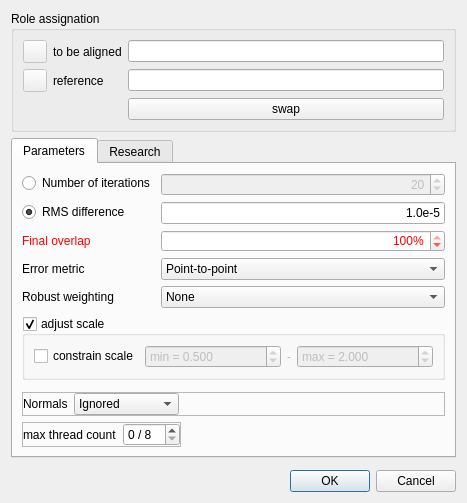
<?xml version="1.0" encoding="UTF-8"?>
<ui version="4.0">
 <class>RegistrationDialog</class>
 <widget class="QDialog" name="RegistrationDialog">
  <property name="geometry">
   <rect>
    <x>0</x>
    <y>0</y>
    <width>467</width>
    <height>480</height>
   </rect>
  </property>
  <property name="windowTitle">
   <string>Clouds registration</string>
  </property>
  <layout class="QVBoxLayout" name="verticalLayout_2">
   <item>
    <widget class="QGroupBox" name="groupBox_5">
     <property name="sizePolicy">
      <sizepolicy hsizetype="Expanding" vsizetype="Maximum">
       <horstretch>0</horstretch>
       <verstretch>0</verstretch>
      </sizepolicy>
     </property>
     <property name="title">
      <string>Role assignation</string>
     </property>
     <layout class="QGridLayout" name="gridLayout">
      <item row="0" column="1">
       <widget class="QLabel" name="label_10">
        <property name="toolTip">
         <string>'data' entity</string>
        </property>
        <property name="text">
         <string>to be aligned</string>
        </property>
       </widget>
      </item>
      <item row="0" column="2">
       <widget class="QLineEdit" name="dataLineEdit">
        <property name="toolTip">
         <string>&lt;html&gt;&lt;head/&gt;&lt;body&gt;&lt;p&gt;entity to align (will be displaced)&lt;/p&gt;&lt;/body&gt;&lt;/html&gt;</string>
        </property>
        <property name="statusTip">
         <string>Entity to align (will be displaced)</string>
        </property>
        <property name="readOnly">
         <bool>true</bool>
        </property>
       </widget>
      </item>
      <item row="1" column="0">
       <widget class="QToolButton" name="modelColorButton">
        <property name="enabled">
         <bool>false</bool>
        </property>
       </widget>
      </item>
      <item row="0" column="0">
       <widget class="QToolButton" name="dataColorButton">
        <property name="enabled">
         <bool>false</bool>
        </property>
       </widget>
      </item>
      <item row="1" column="1">
       <widget class="QLabel" name="label_9">
        <property name="toolTip">
         <string>'model' entity</string>
        </property>
        <property name="text">
         <string>reference</string>
        </property>
       </widget>
      </item>
      <item row="1" column="2">
       <widget class="QLineEdit" name="modelLineEdit">
        <property name="toolTip">
         <string>&lt;html&gt;&lt;head/&gt;&lt;body&gt;&lt;p&gt;reference entity (won't move)&lt;/p&gt;&lt;/body&gt;&lt;/html&gt;</string>
        </property>
        <property name="statusTip">
         <string>Reference entity (won't move)</string>
        </property>
        <property name="readOnly">
         <bool>true</bool>
        </property>
       </widget>
      </item>
      <item row="2" column="2">
       <widget class="QPushButton" name="swapButton">
        <property name="toolTip">
         <string>press once to exchange model and data clouds</string>
        </property>
        <property name="statusTip">
         <string>press once to exchange model and data clouds</string>
        </property>
        <property name="text">
         <string>swap</string>
        </property>
        <property name="flat">
         <bool>false</bool>
        </property>
       </widget>
      </item>
     </layout>
    </widget>
   </item>
   <item>
    <widget class="QTabWidget" name="tabWidget">
     <property name="currentIndex">
      <number>0</number>
     </property>
     <widget class="QWidget" name="tabStdParams">
      <attribute name="title">
       <string>Parameters</string>
      </attribute>
      <layout class="QVBoxLayout" name="verticalLayout_3">
       <item>
        <layout class="QFormLayout" name="formLayout">
         <item row="0" column="0">
          <widget class="QRadioButton" name="iterationsCriterion">
           <property name="toolTip">
            <string>By choosing this criterion, you can control the computation time.</string>
           </property>
           <property name="statusTip">
            <string>By choosing this criterion, you can control the computation time.</string>
           </property>
           <property name="text">
            <string>Number of iterations</string>
           </property>
          </widget>
         </item>
         <item row="0" column="1">
          <widget class="QSpinBox" name="maxIterationCount">
           <property name="enabled">
            <bool>false</bool>
           </property>
           <property name="toolTip">
            <string>Set the maximal number of step for the algorithm regsitration computation .</string>
           </property>
           <property name="alignment">
            <set>Qt::AlignmentFlag::AlignRight|Qt::AlignmentFlag::AlignTrailing|Qt::AlignmentFlag::AlignVCenter</set>
           </property>
           <property name="minimum">
            <number>1</number>
           </property>
           <property name="maximum">
            <number>999999</number>
           </property>
           <property name="value">
            <number>20</number>
           </property>
          </widget>
         </item>
         <item row="1" column="0">
          <widget class="QRadioButton" name="errorCriterion">
           <property name="toolTip">
            <string>By choosing this criterion, you can control the quality of the result.</string>
           </property>
           <property name="text">
            <string>RMS difference</string>
           </property>
           <property name="checked">
            <bool>true</bool>
           </property>
          </widget>
         </item>
         <item row="1" column="1">
          <widget class="QLineEdit" name="rmsDifferenceLineEdit">
           <property name="sizePolicy">
            <sizepolicy hsizetype="Preferred" vsizetype="Fixed">
             <horstretch>0</horstretch>
             <verstretch>0</verstretch>
            </sizepolicy>
           </property>
           <property name="toolTip">
            <string>Set the minimum RMS improvement between 2 consecutive iterations (below which the registration process will stop).</string>
           </property>
           <property name="layoutDirection">
            <enum>Qt::LayoutDirection::RightToLeft</enum>
           </property>
           <property name="text">
            <string notr="true">1.0e-5</string>
           </property>
           <property name="alignment">
            <set>Qt::AlignmentFlag::AlignRight|Qt::AlignmentFlag::AlignTrailing|Qt::AlignmentFlag::AlignVCenter</set>
           </property>
          </widget>
         </item>
         <item row="2" column="0">
          <widget class="QLabel" name="label_4">
           <property name="toolTip">
            <string>Rough estimation of the final overlap ratio of the data cloud (the smaller, the better the initial registration should be!)</string>
           </property>
           <property name="styleSheet">
            <string notr="true">color: red;</string>
           </property>
           <property name="text">
            <string>Final overlap</string>
           </property>
          </widget>
         </item>
         <item row="2" column="1">
          <widget class="QSpinBox" name="overlapSpinBox">
           <property name="toolTip">
            <string>Rough estimation of the final overlap ratio of the data cloud (the smaller, the better the initial registration should be!)</string>
           </property>
           <property name="styleSheet">
            <string notr="true">color: red;</string>
           </property>
           <property name="alignment">
            <set>Qt::AlignmentFlag::AlignRight|Qt::AlignmentFlag::AlignTrailing|Qt::AlignmentFlag::AlignVCenter</set>
           </property>
           <property name="suffix">
            <string notr="true">%</string>
           </property>
           <property name="minimum">
            <number>1</number>
           </property>
           <property name="maximum">
            <number>100</number>
           </property>
           <property name="singleStep">
            <number>10</number>
           </property>
           <property name="value">
            <number>100</number>
           </property>
          </widget>
         </item>
         <item row="3" column="0">
          <widget class="QLabel" name="errorMetricLabel">
           <property name="text">
            <string>Error metric</string>
           </property>
          </widget>
         </item>
         <item row="3" column="1">
          <widget class="QComboBox" name="errorMetricComboBox">
           <property name="toolTip">
            <string>&lt;html&gt;&lt;head/&gt;&lt;body&gt;&lt;p&gt;&lt;b&gt;Point-to-point&lt;/b&gt;: minimizes the distances between the points and their closest points on the reference.&lt;/p&gt;&lt;p&gt;&lt;b&gt;Point-to-plane&lt;/b&gt;: minimizes the distances between the points and the reference surface (the tangent planes at the closest points). It needs much fewer iterations and is more precise, as the points can slide along the surface. It requires normals on the reference cloud (with a reference mesh, the triangles are used), and it can't adjust the scale.&lt;/p&gt;&lt;/body&gt;&lt;/html&gt;</string>
           </property>
           <item>
            <property name="text">
             <string>Point-to-point</string>
            </property>
           </item>
           <item>
            <property name="text">
             <string>Point-to-plane</string>
            </property>
           </item>
          </widget>
         </item>
         <item row="4" column="0">
          <widget class="QLabel" name="robustWeightingLabel">
           <property name="text">
            <string>Robust weighting</string>
           </property>
          </widget>
         </item>
         <item row="4" column="1">
          <widget class="QComboBox" name="robustWeightingComboBox">
           <property name="toolTip">
            <string>&lt;html&gt;&lt;head/&gt;&lt;body&gt;&lt;p&gt;Reduces the influence of the outliers (noise, parts that don't overlap, moving objects, etc.): at each iteration, the points far from the reference compared to the median distance get a lower weight.&lt;/p&gt;&lt;p&gt;&lt;b&gt;Huber&lt;/b&gt;: mild, &lt;b&gt;Cauchy&lt;/b&gt;: medium, &lt;b&gt;Tukey&lt;/b&gt;: strong (the farthest points are ignored).&lt;/p&gt;&lt;/body&gt;&lt;/html&gt;</string>
           </property>
           <item>
            <property name="text">
             <string>None</string>
            </property>
           </item>
           <item>
            <property name="text">
             <string>Huber (mild)</string>
            </property>
           </item>
           <item>
            <property name="text">
             <string>Cauchy (medium)</string>
            </property>
           </item>
           <item>
            <property name="text">
             <string>Tukey (strong)</string>
            </property>
           </item>
          </widget>
         </item>
        </layout>
       </item>
       <item>
        <spacer name="verticalSpacer_2">
         <property name="orientation">
          <enum>Qt::Orientation::Vertical</enum>
         </property>
         <property name="sizeHint" stdset="0">
          <size>
           <width>20</width>
           <height>40</height>
          </size>
         </property>
        </spacer>
       </item>
       <item>
        <widget class="QGroupBox" name="adjustScaleGroupBox">
         <property name="title">
          <string>adjust scale</string>
         </property>
         <property name="checkable">
          <bool>true</bool>
         </property>
         <layout class="QHBoxLayout" name="horizontalLayout_4">
          <item>
           <widget class="QCheckBox" name="scaleRangeCheckBox">
            <property name="sizePolicy">
             <sizepolicy hsizetype="Maximum" vsizetype="Fixed">
              <horstretch>0</horstretch>
              <verstretch>0</verstretch>
             </sizepolicy>
            </property>
            <property name="text">
             <string>constrain scale</string>
            </property>
           </widget>
          </item>
          <item>
           <widget class="QFrame" name="scaleRangeFrame">
            <property name="enabled">
             <bool>false</bool>
            </property>
            <layout class="QHBoxLayout" name="horizontalLayout_6">
             <property name="leftMargin">
              <number>0</number>
             </property>
             <property name="topMargin">
              <number>0</number>
             </property>
             <property name="rightMargin">
              <number>0</number>
             </property>
             <property name="bottomMargin">
              <number>0</number>
             </property>
             <item>
              <widget class="QDoubleSpinBox" name="minScaleDoubleSpinBox">
               <property name="prefix">
                <string>min = </string>
               </property>
               <property name="decimals">
                <number>3</number>
               </property>
               <property name="minimum">
                <double>0.000000000000000</double>
               </property>
               <property name="maximum">
                <double>9999.000000000000000</double>
               </property>
               <property name="value">
                <double>0.500000000000000</double>
               </property>
              </widget>
             </item>
             <item>
              <widget class="QLabel" name="label_7">
               <property name="sizePolicy">
                <sizepolicy hsizetype="Maximum" vsizetype="Preferred">
                 <horstretch>0</horstretch>
                 <verstretch>0</verstretch>
                </sizepolicy>
               </property>
               <property name="text">
                <string>-</string>
               </property>
              </widget>
             </item>
             <item>
              <widget class="QDoubleSpinBox" name="maxScaleDoubleSpinBox">
               <property name="prefix">
                <string>max = </string>
               </property>
               <property name="suffix">
                <string/>
               </property>
               <property name="decimals">
                <number>3</number>
               </property>
               <property name="maximum">
                <double>9999.000000000000000</double>
               </property>
               <property name="value">
                <double>2.000000000000000</double>
               </property>
              </widget>
             </item>
            </layout>
           </widget>
          </item>
         </layout>
        </widget>
       </item>
       <item>
        <widget class="QFrame" name="frame_2">
         <layout class="QHBoxLayout" name="horizontalLayout_3">
          <property name="leftMargin">
           <number>0</number>
          </property>
          <property name="topMargin">
           <number>0</number>
          </property>
          <property name="rightMargin">
           <number>0</number>
          </property>
          <property name="bottomMargin">
           <number>0</number>
          </property>
         </layout>
        </widget>
       </item>
       <item>
        <widget class="QFrame" name="useNormalsFrame">
         <property name="frameShape">
          <enum>QFrame::Shape::StyledPanel</enum>
         </property>
         <property name="frameShadow">
          <enum>QFrame::Shadow::Raised</enum>
         </property>
         <layout class="QHBoxLayout" name="horizontalLayout">
          <property name="leftMargin">
           <number>0</number>
          </property>
          <property name="topMargin">
           <number>0</number>
          </property>
          <property name="rightMargin">
           <number>0</number>
          </property>
          <property name="bottomMargin">
           <number>0</number>
          </property>
          <item>
           <widget class="QLabel" name="label_5">
            <property name="text">
             <string>Normals</string>
            </property>
           </widget>
          </item>
          <item>
           <widget class="QComboBox" name="normalsComboBox">
            <property name="toolTip">
             <string>options to take normals into account, to improve the registration result</string>
            </property>
            <item>
             <property name="text">
              <string>Ignored</string>
             </property>
            </item>
            <item>
             <property name="text">
              <string>Opposite side</string>
             </property>
            </item>
            <item>
             <property name="text">
              <string>Same side</string>
             </property>
            </item>
            <item>
             <property name="text">
              <string>Double-sided</string>
             </property>
            </item>
           </widget>
          </item>
          <item>
           <spacer name="horizontalSpacer_3">
            <property name="orientation">
             <enum>Qt::Orientation::Horizontal</enum>
            </property>
            <property name="sizeHint" stdset="0">
             <size>
              <width>40</width>
              <height>20</height>
             </size>
            </property>
           </spacer>
          </item>
         </layout>
        </widget>
       </item>
       <item>
        <widget class="QFrame" name="threadingFrame">
         <layout class="QHBoxLayout" name="horizontalLayout_7">
          <property name="leftMargin">
           <number>0</number>
          </property>
          <property name="topMargin">
           <number>0</number>
          </property>
          <property name="rightMargin">
           <number>0</number>
          </property>
          <property name="bottomMargin">
           <number>0</number>
          </property>
          <item>
           <widget class="QFrame" name="threadCountFrame">
            <property name="frameShape">
             <enum>QFrame::Shape::StyledPanel</enum>
            </property>
            <property name="frameShadow">
             <enum>QFrame::Shadow::Raised</enum>
            </property>
            <layout class="QHBoxLayout" name="horizontalLayout_8">
             <property name="leftMargin">
              <number>0</number>
             </property>
             <property name="topMargin">
              <number>0</number>
             </property>
             <property name="rightMargin">
              <number>0</number>
             </property>
             <property name="bottomMargin">
              <number>0</number>
             </property>
             <item>
              <widget class="QLabel" name="label_6">
               <property name="text">
                <string>max thread count</string>
               </property>
              </widget>
             </item>
             <item>
              <widget class="QSpinBox" name="maxThreadCountSpinBox">
               <property name="toolTip">
                <string>Maximum number of threads/cores to be used
(CC or your computer might not respond for a while if you use all available cores)</string>
               </property>
               <property name="suffix">
                <string notr="true"> / 8</string>
               </property>
              </widget>
             </item>
            </layout>
           </widget>
          </item>
          <item>
           <spacer name="horizontalSpacer_2">
            <property name="orientation">
             <enum>Qt::Orientation::Horizontal</enum>
            </property>
            <property name="sizeHint" stdset="0">
             <size>
              <width>40</width>
              <height>20</height>
             </size>
            </property>
           </spacer>
          </item>
         </layout>
        </widget>
       </item>
      </layout>
     </widget>
     <widget class="QWidget" name="tabResearchParams">
      <attribute name="title">
       <string>Research</string>
      </attribute>
      <layout class="QVBoxLayout" name="verticalLayout">
       <item>
        <layout class="QFormLayout" name="formLayout_2">
         <item row="0" column="0">
          <widget class="QLabel" name="label">
           <property name="text">
            <string>Random sampling limit</string>
           </property>
          </widget>
         </item>
         <item row="0" column="1">
          <widget class="QSpinBox" name="randomSamplingLimitSpinBox">
           <property name="toolTip">
            <string>Above this limit, clouds are randomly resampled at each iteration</string>
           </property>
           <property name="alignment">
            <set>Qt::AlignmentFlag::AlignRight|Qt::AlignmentFlag::AlignTrailing|Qt::AlignmentFlag::AlignVCenter</set>
           </property>
           <property name="maximum">
            <number>1000000000</number>
           </property>
           <property name="singleStep">
            <number>10000</number>
           </property>
           <property name="value">
            <number>50000</number>
           </property>
          </widget>
         </item>
         <item row="1" column="0">
          <widget class="QLabel" name="label_2">
           <property name="sizePolicy">
            <sizepolicy hsizetype="Maximum" vsizetype="Preferred">
             <horstretch>0</horstretch>
             <verstretch>0</verstretch>
            </sizepolicy>
           </property>
           <property name="text">
            <string>Rotation</string>
           </property>
           <property name="alignment">
            <set>Qt::AlignmentFlag::AlignRight|Qt::AlignmentFlag::AlignTrailing|Qt::AlignmentFlag::AlignVCenter</set>
           </property>
          </widget>
         </item>
         <item row="1" column="1">
          <widget class="QComboBox" name="rotComboBox">
           <property name="sizePolicy">
            <sizepolicy hsizetype="Preferred" vsizetype="Fixed">
             <horstretch>0</horstretch>
             <verstretch>0</verstretch>
            </sizepolicy>
           </property>
           <property name="layoutDirection">
            <enum>Qt::LayoutDirection::RightToLeft</enum>
           </property>
           <item>
            <property name="text">
             <string notr="true">XYZ</string>
            </property>
           </item>
           <item>
            <property name="text">
             <string notr="true">X</string>
            </property>
           </item>
           <item>
            <property name="text">
             <string notr="true">Y</string>
            </property>
           </item>
           <item>
            <property name="text">
             <string notr="true">Z</string>
            </property>
           </item>
           <item>
            <property name="text">
             <string>NONE</string>
            </property>
           </item>
          </widget>
         </item>
         <item row="2" column="0">
          <widget class="QLabel" name="label_3">
           <property name="sizePolicy">
            <sizepolicy hsizetype="Maximum" vsizetype="Preferred">
             <horstretch>0</horstretch>
             <verstretch>0</verstretch>
            </sizepolicy>
           </property>
           <property name="text">
            <string>Translation</string>
           </property>
          </widget>
         </item>
         <item row="2" column="1">
          <layout class="QHBoxLayout" name="horizontalLayout_5">
           <property name="spacing">
            <number>0</number>
           </property>
           <item>
            <spacer name="horizontalSpacer">
             <property name="orientation">
              <enum>Qt::Orientation::Horizontal</enum>
             </property>
             <property name="sizeHint" stdset="0">
              <size>
               <width>40</width>
               <height>20</height>
              </size>
             </property>
            </spacer>
           </item>
           <item>
            <widget class="QCheckBox" name="TxCheckBox">
             <property name="sizePolicy">
              <sizepolicy hsizetype="Maximum" vsizetype="Fixed">
               <horstretch>0</horstretch>
               <verstretch>0</verstretch>
              </sizepolicy>
             </property>
             <property name="text">
              <string notr="true">Tx</string>
             </property>
             <property name="checked">
              <bool>true</bool>
             </property>
            </widget>
           </item>
           <item>
            <widget class="QCheckBox" name="TyCheckBox">
             <property name="sizePolicy">
              <sizepolicy hsizetype="Maximum" vsizetype="Fixed">
               <horstretch>0</horstretch>
               <verstretch>0</verstretch>
              </sizepolicy>
             </property>
             <property name="text">
              <string notr="true">Ty</string>
             </property>
             <property name="checked">
              <bool>true</bool>
             </property>
            </widget>
           </item>
           <item>
            <widget class="QCheckBox" name="TzCheckBox">
             <property name="sizePolicy">
              <sizepolicy hsizetype="Maximum" vsizetype="Fixed">
               <horstretch>0</horstretch>
               <verstretch>0</verstretch>
              </sizepolicy>
             </property>
             <property name="text">
              <string notr="true">Tz</string>
             </property>
             <property name="checked">
              <bool>true</bool>
             </property>
            </widget>
           </item>
          </layout>
         </item>
        </layout>
       </item>
       <item>
        <widget class="QCheckBox" name="pointsRemoval">
         <property name="toolTip">
          <string>Chose this option to remove points that are likely to disturb the registration during the computation.</string>
         </property>
         <property name="statusTip">
          <string>Chose this option to remove points that are likely to disturb the registration during the computation.</string>
         </property>
         <property name="text">
          <string>Enable farthest points removal</string>
         </property>
        </widget>
       </item>
       <item>
        <widget class="QCheckBox" name="checkBoxUseDataSFAsWeights">
         <property name="toolTip">
          <string>&lt;html&gt;&lt;head/&gt;&lt;body&gt;&lt;p&gt;Use the displayed scalar field as weights (the bigger its associated scalar value/weight is, the more influence the point will have).&lt;/p&gt;&lt;p&gt;Note that only absolute distances are considered (i.e. minimal weight is 0).&lt;/p&gt;&lt;p&gt;Weights are automatically normalized.&lt;/p&gt;&lt;/body&gt;&lt;/html&gt;</string>
         </property>
         <property name="text">
          <string>Data: use displayed S.F. (absolute values) as weights</string>
         </property>
        </widget>
       </item>
       <item>
        <widget class="QCheckBox" name="checkBoxUseModelSFAsWeights">
         <property name="toolTip">
          <string>&lt;html&gt;&lt;head/&gt;&lt;body&gt;&lt;p&gt;Use the displayed scalar field as weights (the bigger its associated scalar value/weight is, the more influence the point will have).&lt;/p&gt;&lt;p&gt;Note that only absolute distances are considered (i.e. minimal weight is 0).&lt;/p&gt;&lt;p&gt;Weights are automatically normalized.&lt;/p&gt;&lt;/body&gt;&lt;/html&gt;</string>
         </property>
         <property name="text">
          <string>Model: use displayed S.F. (absolute values) as weights</string>
         </property>
        </widget>
       </item>
       <item>
        <widget class="QFrame" name="c2mDistancesFrame">
         <property name="frameShape">
          <enum>QFrame::Shape::StyledPanel</enum>
         </property>
         <property name="frameShadow">
          <enum>QFrame::Shadow::Raised</enum>
         </property>
         <layout class="QHBoxLayout" name="horizontalLayout_2">
          <property name="leftMargin">
           <number>0</number>
          </property>
          <property name="topMargin">
           <number>0</number>
          </property>
          <property name="rightMargin">
           <number>0</number>
          </property>
          <property name="bottomMargin">
           <number>0</number>
          </property>
          <item>
           <widget class="QCheckBox" name="useC2MSignedDistancesCheckBox">
            <property name="toolTip">
             <string>In combination with a small overlap, prevents
the cloud from sinking under the mesh surface.</string>
            </property>
            <property name="text">
             <string>Use C2M signed distances (mesh as reference only)</string>
            </property>
           </widget>
          </item>
          <item>
           <widget class="QCheckBox" name="robustC2MDistsCheckBox">
            <property name="enabled">
             <bool>false</bool>
            </property>
            <property name="text">
             <string>robust</string>
            </property>
            <property name="checked">
             <bool>true</bool>
            </property>
           </widget>
          </item>
         </layout>
        </widget>
       </item>
       <item>
        <spacer name="verticalSpacer_3">
         <property name="orientation">
          <enum>Qt::Orientation::Vertical</enum>
         </property>
         <property name="sizeHint" stdset="0">
          <size>
           <width>20</width>
           <height>40</height>
          </size>
         </property>
        </spacer>
       </item>
      </layout>
     </widget>
    </widget>
   </item>
   <item>
    <widget class="QFrame" name="frame">
     <property name="frameShape">
      <enum>QFrame::Shape::NoFrame</enum>
     </property>
     <property name="frameShadow">
      <enum>QFrame::Shadow::Raised</enum>
     </property>
     <layout class="QVBoxLayout" name="verticalLayout_4">
      <property name="spacing">
       <number>6</number>
      </property>
      <property name="leftMargin">
       <number>0</number>
      </property>
      <property name="topMargin">
       <number>0</number>
      </property>
      <property name="rightMargin">
       <number>0</number>
      </property>
      <property name="bottomMargin">
       <number>0</number>
      </property>
     </layout>
    </widget>
   </item>
   <item>
    <spacer name="verticalSpacer">
     <property name="orientation">
      <enum>Qt::Orientation::Vertical</enum>
     </property>
     <property name="sizeHint" stdset="0">
      <size>
       <width>20</width>
       <height>40</height>
      </size>
     </property>
    </spacer>
   </item>
   <item>
    <widget class="QDialogButtonBox" name="buttonBox">
     <property name="orientation">
      <enum>Qt::Orientation::Horizontal</enum>
     </property>
     <property name="standardButtons">
      <set>QDialogButtonBox::StandardButton::Cancel|QDialogButtonBox::StandardButton::Ok</set>
     </property>
    </widget>
   </item>
  </layout>
 </widget>
 <tabstops>
  <tabstop>dataLineEdit</tabstop>
  <tabstop>modelLineEdit</tabstop>
  <tabstop>swapButton</tabstop>
  <tabstop>buttonBox</tabstop>
  <tabstop>dataColorButton</tabstop>
  <tabstop>modelColorButton</tabstop>
 </tabstops>
 <resources/>
 <connections>
  <connection>
   <sender>buttonBox</sender>
   <signal>accepted()</signal>
   <receiver>RegistrationDialog</receiver>
   <slot>accept()</slot>
   <hints>
    <hint type="sourcelabel">
     <x>219</x>
     <y>548</y>
    </hint>
    <hint type="destinationlabel">
     <x>157</x>
     <y>274</y>
    </hint>
   </hints>
  </connection>
  <connection>
   <sender>buttonBox</sender>
   <signal>rejected()</signal>
   <receiver>RegistrationDialog</receiver>
   <slot>reject()</slot>
   <hints>
    <hint type="sourcelabel">
     <x>219</x>
     <y>548</y>
    </hint>
    <hint type="destinationlabel">
     <x>286</x>
     <y>274</y>
    </hint>
   </hints>
  </connection>
  <connection>
   <sender>iterationsCriterion</sender>
   <signal>toggled(bool)</signal>
   <receiver>maxIterationCount</receiver>
   <slot>setEnabled(bool)</slot>
   <hints>
    <hint type="sourcelabel">
     <x>119</x>
     <y>334</y>
    </hint>
    <hint type="destinationlabel">
     <x>300</x>
     <y>335</y>
    </hint>
   </hints>
  </connection>
  <connection>
   <sender>errorCriterion</sender>
   <signal>toggled(bool)</signal>
   <receiver>rmsDifferenceLineEdit</receiver>
   <slot>setEnabled(bool)</slot>
   <hints>
    <hint type="sourcelabel">
     <x>67</x>
     <y>192</y>
    </hint>
    <hint type="destinationlabel">
     <x>237</x>
     <y>193</y>
    </hint>
   </hints>
  </connection>
  <connection>
   <sender>useC2MSignedDistancesCheckBox</sender>
   <signal>toggled(bool)</signal>
   <receiver>robustC2MDistsCheckBox</receiver>
   <slot>setEnabled(bool)</slot>
   <hints>
    <hint type="sourcelabel">
     <x>155</x>
     <y>318</y>
    </hint>
    <hint type="destinationlabel">
     <x>342</x>
     <y>318</y>
    </hint>
   </hints>
  </connection>
  <connection>
   <sender>scaleRangeCheckBox</sender>
   <signal>toggled(bool)</signal>
   <receiver>scaleRangeFrame</receiver>
   <slot>setEnabled(bool)</slot>
   <hints>
    <hint type="sourcelabel">
     <x>72</x>
     <y>310</y>
    </hint>
    <hint type="destinationlabel">
     <x>269</x>
     <y>310</y>
    </hint>
   </hints>
  </connection>
 </connections>
</ui>
